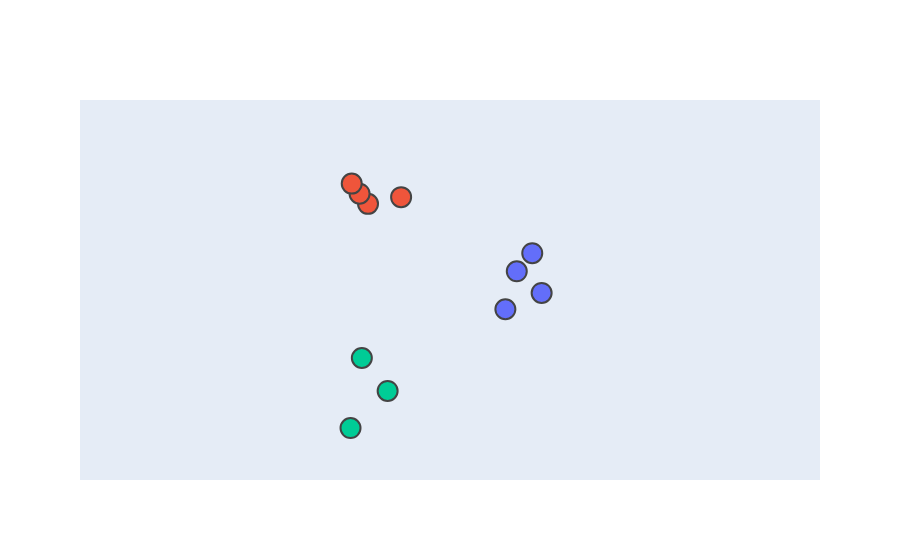

Write notebook code for a chart like this one.
### Code cell
np.random.seed(0)

fig = go.Figure()

cluster_labels = df_gmm['label'].unique()

for idx, cluster_number in enumerate(cluster_labels):
    
    df_cluster = df_gmm[df_gmm['label']==cluster_number].copy()
    n_count = df_cluster.shape[0]
    
    # Define centers for each cluster
    center = mu_list[idx]
    
    # Generate coordinates
    df_simul_cluster = pd.DataFrame()
    df_simul_cluster['x'] = np.random.normal(center[0],1-dict_silhouette_clusters[cluster_number],n_count)
    df_simul_cluster['y'] = np.random.normal(center[1],1-dict_silhouette_clusters[cluster_number],n_count)
    
    # Compute the distance to center
    df_simul_cluster['distance_to_center'] = df_simul_cluster.apply(lambda x: distance_to_center(x, center), axis=1)
    
    # Associate coordinates to points w.r.t their distance to the center
    df_simul_cluster = df_simul_cluster.sort_values(by='distance_to_center')
    df_cluster = df_cluster.sort_values(by='silhouette', ascending=False)
    df_cluster['x'] = df_simul_cluster['x'].values
    df_cluster['y'] = df_simul_cluster['y'].values
    
    d = df_cluster.drop(columns=['x','y','label']).to_dict('index')
    info = [d[x] for x in d.keys()]
    info_str = [str(x).replace(',','<br>').replace('{','').replace('}','') for x in info]
#     df_cluster['info'] = info_str
    
    # Graph
    fig.add_trace(go.Scatter(
                             x=df_cluster['x'], 
                             y=df_cluster['y'], 
                             text=['client ' + val for val in df_cluster['client_id'].values],
                             name=dict_label[cluster_number],
                             mode='markers',
                             marker=dict(size=20),
                             marker_line=dict(width=2),
                             hovertemplate=info_str
                            )
                 )

fig.update_layout(yaxis_range=[-2,2])
fig.update_layout(xaxis_range=[-1,2])
fig.update_layout({'showlegend':False})
fig.update_xaxes(visible=False, scaleanchor='y', scaleratio=1)
fig.update_yaxes(visible=False, scaleanchor='x', scaleratio=1)
fig.show()

### Figure 1 — Plotly figure (JSON) as saved in the notebook; plotly's stock layout.template omitted (floating-point values rounded to 4 significant figures)
{"data": [{"hovertemplate": ["'client_id': '001'<br> 'nb_trades': 32<br> 'nb_products': 3<br> 'aum': 100000<br> 'age': 75<br> 'silhouette': 0.8264772812357588", "'client_id': '006'<br> 'nb_trades': 41<br> 'nb_products': 2<br> 'aum': 220000<br> 'age': 80<br> 'silhouette': 0.7958245735413468", "'client_id': '004'<br> 'nb_trades': 36<br> 'nb_products': 4<br> 'aum': 200000<br> 'age': 73<br> 'silhouette': 0.7936615144743847", "'client_id': '007'<br> 'nb_trades': 29<br> 'nb_products': 1<br> 'aum': 100000<br> 'age': 79<br> 'silhouette': 0.7546604663061691"], "marker": {"line": {"width": 2}, "size": 20}, "mode": "markers", "name": "active & old", "text": ["client 001", "client 006", "client 004", "client 007"], "type": "scatter", "x": [1.083, 1.203, 1.465, 1.366], "y": [-0.2026, 0.197, -0.03138, 0.3872]}, {"hovertemplate": ["'client_id': '003'<br> 'nb_trades': 2<br> 'nb_products': 2<br> 'aum': 3500000<br> 'age': 45<br> 'silhouette': 0.7574836954398679", "'client_id': '010'<br> 'nb_trades': 3<br> 'nb_products': 2<br> 'aum': 4000000<br> 'age': 46<br> 'silhouette': 0.7571594994666454", "'client_id': '002'<br> 'nb_trades': 1<br> 'nb_products': 2<br> 'aum': 3000000<br> 'age': 33<br> 'silhouette': 0.6464306926156685", "'client_id': '011'<br> 'nb_trades': 15<br> 'nb_products': 6<br> 'aum': 4000000<br> 'age': 43<br> 'silhouette': 0.5040548691290674"], "marker": {"line": {"width": 2}, "size": 20}, "mode": "markers", "name": "passive & wealthy", "text": ["client 003", "client 010", "client 002", "client 011"], "type": "scatter", "x": [-0.363, -0.4519, -0.5344, -0.01468], "y": [0.9066, 1.014, 1.12, 0.9774]}, {"hovertemplate": ["'client_id': '008'<br> 'nb_trades': 3<br> 'nb_products': 10<br> 'aum': 90000<br> 'age': 25<br> 'silhouette': 0.8168121758285367", "'client_id': '005'<br> 'nb_trades': 4<br> 'nb_products': 9<br> 'aum': 150000<br> 'age': 24<br> 'silhouette': 0.7604732816103966", "'client_id': '009'<br> 'nb_trades': 2<br> 'nb_products': 13<br> 'aum': 210000<br> 'age': 21<br> 'silhouette': 0.7328312542507603"], "marker": {"line": {"width": 2}, "size": 20}, "mode": "markers", "name": "diversified & young", "text": ["client 008", "client 005", "client 009"], "type": "scatter", "x": [-0.428, -0.1564, -0.5472], "y": [-0.7157, -1.062, -1.453]}], "layout": {"showlegend": false, "xaxis": {"range": [-1, 2], "scaleanchor": "y", "scaleratio": 1, "visible": false}, "yaxis": {"range": [-2, 2], "scaleanchor": "x", "scaleratio": 1, "visible": false}}}
